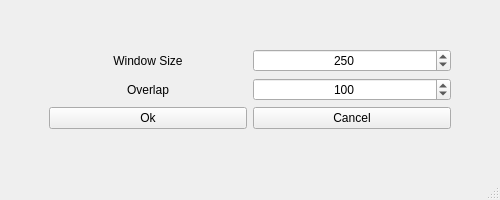
<?xml version="1.0" encoding="UTF-8"?>
<ui version="4.0">
 <class>MainWindow</class>
 <widget class="QMainWindow" name="MainWindow">
  <property name="geometry">
   <rect>
    <x>0</x>
    <y>0</y>
    <width>500</width>
    <height>200</height>
   </rect>
  </property>
  <property name="windowTitle">
   <string>Welch</string>
  </property>
  <widget class="QWidget" name="centralwidget">
   <layout class="QGridLayout" name="gridLayout_2">
    <item row="0" column="0">
     <layout class="QGridLayout" name="gridLayout">
      <item row="2" column="2">
       <widget class="QPushButton" name="cancel">
        <property name="text">
         <string>Cancel</string>
        </property>
       </widget>
      </item>
      <item row="2" column="1">
       <widget class="QPushButton" name="ok">
        <property name="text">
         <string>Ok</string>
        </property>
       </widget>
      </item>
      <item row="2" column="0">
       <spacer name="horizontalSpacer">
        <property name="orientation">
         <enum>Qt::Horizontal</enum>
        </property>
        <property name="sizeType">
         <enum>QSizePolicy::Fixed</enum>
        </property>
        <property name="sizeHint" stdset="0">
         <size>
          <width>40</width>
          <height>20</height>
         </size>
        </property>
       </spacer>
      </item>
      <item row="0" column="2">
       <widget class="QSpinBox" name="spinBox">
        <property name="alignment">
         <set>Qt::AlignCenter</set>
        </property>
        <property name="maximum">
         <number>1000000000</number>
        </property>
        <property name="value">
         <number>250</number>
        </property>
       </widget>
      </item>
      <item row="0" column="1">
       <widget class="QLabel" name="label">
        <property name="text">
         <string>Window Size</string>
        </property>
        <property name="alignment">
         <set>Qt::AlignCenter</set>
        </property>
       </widget>
      </item>
      <item row="1" column="1">
       <widget class="QLabel" name="label_2">
        <property name="text">
         <string>Overlap</string>
        </property>
        <property name="alignment">
         <set>Qt::AlignCenter</set>
        </property>
       </widget>
      </item>
      <item row="1" column="2">
       <widget class="QSpinBox" name="spinBox_2">
        <property name="alignment">
         <set>Qt::AlignCenter</set>
        </property>
        <property name="maximum">
         <number>999999998</number>
        </property>
        <property name="value">
         <number>100</number>
        </property>
       </widget>
      </item>
     </layout>
    </item>
    <item row="0" column="1">
     <spacer name="horizontalSpacer_2">
      <property name="orientation">
       <enum>Qt::Horizontal</enum>
      </property>
      <property name="sizeType">
       <enum>QSizePolicy::Fixed</enum>
      </property>
      <property name="sizeHint" stdset="0">
       <size>
        <width>40</width>
        <height>20</height>
       </size>
      </property>
     </spacer>
    </item>
   </layout>
  </widget>
  <widget class="QMenuBar" name="menubar">
   <property name="geometry">
    <rect>
     <x>0</x>
     <y>0</y>
     <width>500</width>
     <height>21</height>
    </rect>
   </property>
  </widget>
  <widget class="QStatusBar" name="statusbar"/>
 </widget>
 <resources/>
 <connections/>
</ui>
